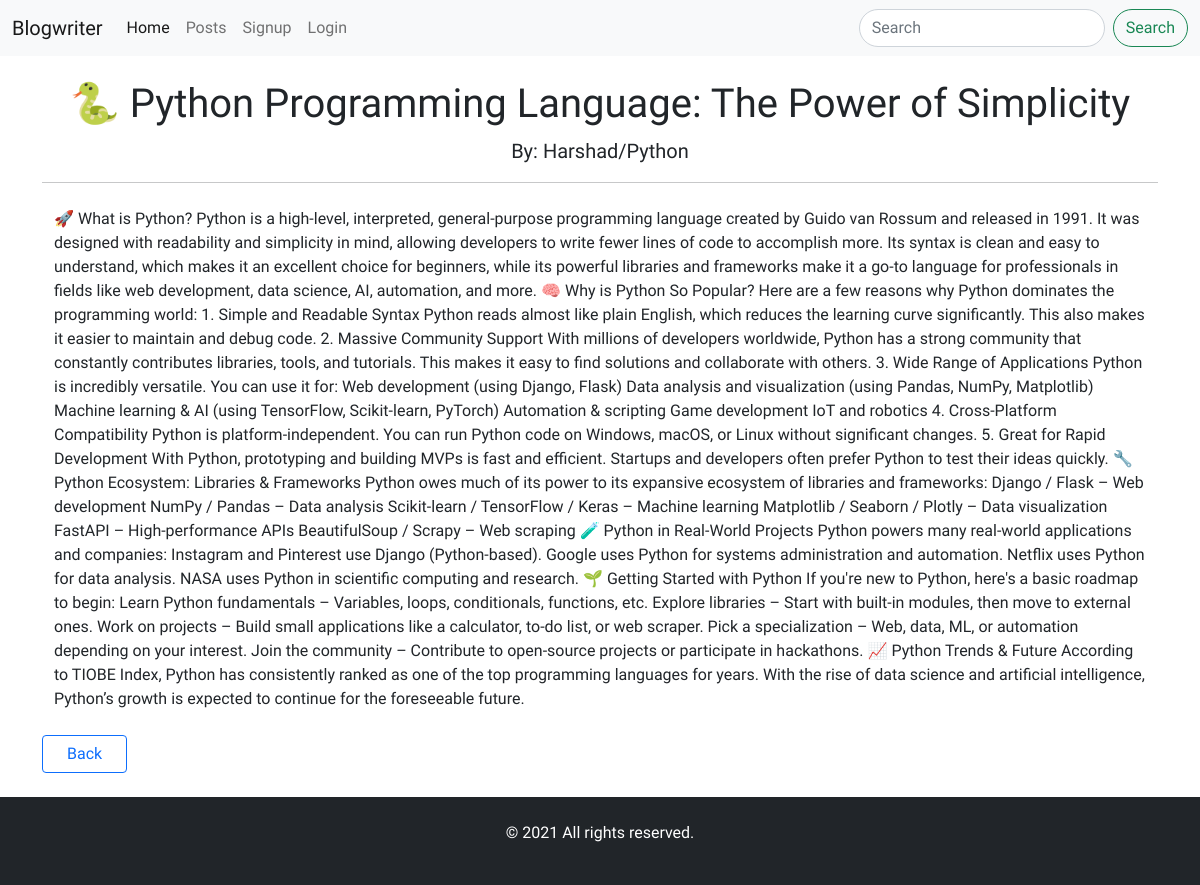
Page /blog/Post/1 on the committed database.
### blogs/models.py (models this page shows, shortened)
class Post(models.Model):
    title=models.CharField(max_length=200)
    author=models.ForeignKey(User,on_delete=models.CASCADE,null=True)
    category = models.CharField(max_length=200)
    body = models.TextField(blank=True, null=True)
    date=models.DateTimeField(auto_now_add=True)
    slug = models.CharField(max_length=200)

### blogs/views.py (the view)
# urls.py: path('/Post/<int:pk>', PostDetail.as_view(), name='PostDetail'),
class PostDetail(DetailView):
    model = Post
    template_name = 'PostDetail.html'

### templates/PostDetail.html (shortened to what this page needs)
{% extends 'base.html' %} {% block content %}
<div class="container mt-4">
	<div class="Container text-center">
		<h1>{{post.title}}</h1>
		<small class="fs-5">By: {{post.author}}/{{post.category}}</small>
	</div>
	<hr/>
	<div class="container mt-4 fw-normal">{{post.body|safe}}</div>
	<br>
	<div>
		<a
				class="btn btn-outline-primary px-4"
				role="button"
				href="{% url 'Post' %}"
		>Back</a>
	</div>
	<br/>
</div>
{% endblock %}

### templates/base.html (style rules this page uses)
body { font-family: 'Oswald', sans-serif; }

### rows in the picture
Post: title "🐍 Python Programming Language: The Power of Simplicity", author "Harshad", category "Python", body "🚀 What is Python? Python is a high-level, interpreted, general-purpose programming language created by Guido van Rossum and released in 1991. It was designed with readability and simplicity in mind, allowing developers to write fewer lines of code to accomplish more. Its syntax is clean and easy to understand, which makes it an excellent choice for beginners, while its powerful libraries and frameworks make it a go-to language for professionals in fields like web development, data science, AI, automation, and more. 🧠 Why is Python So Popular? Here are a few reasons why Python dominates the programming world: 1. Simple and Readable Syntax Python reads almost like plain English, which reduces…"
